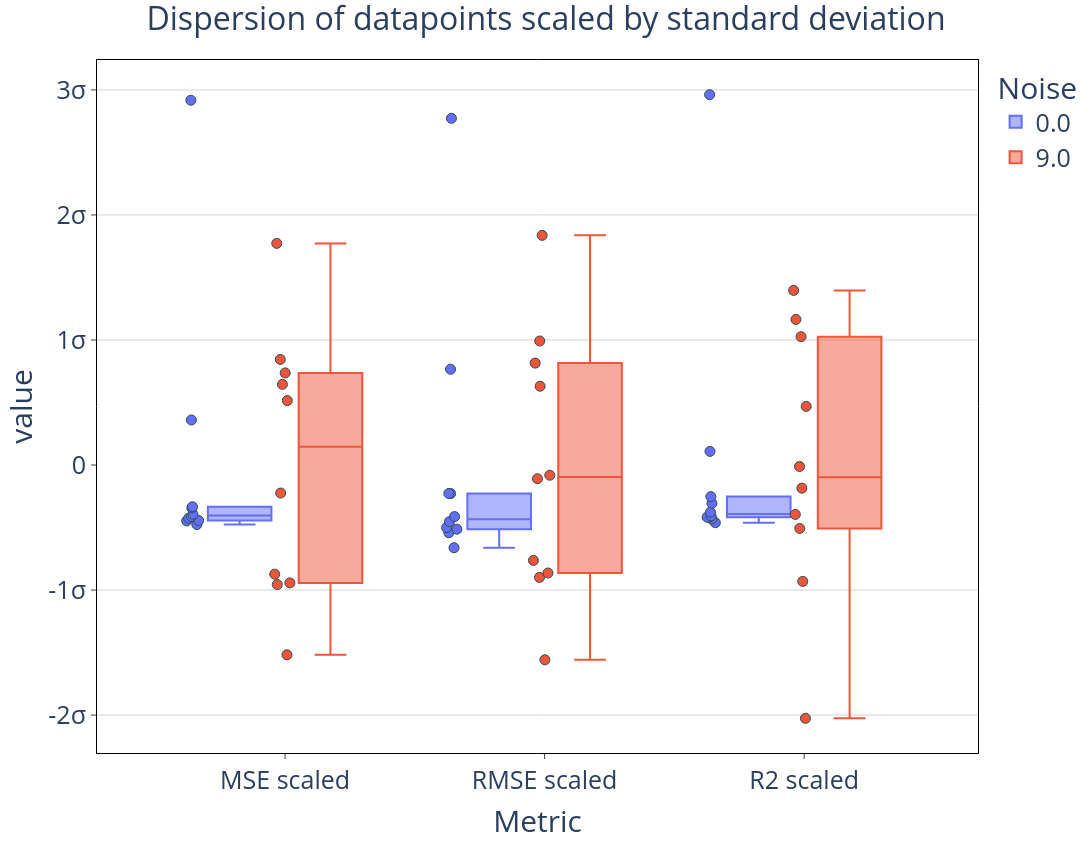

Notebook cell for this chart:
### Code cell
tick_values = [k for k in range(-3,4)]
tick_labels = ['0' if val == 0 else f'{val}σ' for val in tick_values]

fig = px.box(results_df,
       y = ['MSE scaled', 'RMSE scaled','R2 scaled'],
       points='all',
             color='Noise',
       height = 844,
       width = 1500,
            )
fig.update_traces(marker=dict(size=10, line=dict(width=1, color='DarkSlateGrey')),
                  selector=dict(type='box'))

fig.update_layout(
    title={
        'text': "Dispersion of datapoints scaled by standard deviation",
        'font': {'size': 32},
        'x' :0.5
    },
    font=dict(size=25),
    plot_bgcolor='white',
    paper_bgcolor='white'
)
fig.update_xaxes(
    mirror=True,
    ticks='outside',
    showline=True,
    linecolor='black',
    title_text='Metric',
)
fig.update_yaxes(
    mirror=True,
    ticks='outside',
    showline=True,
    linecolor='black',
    gridcolor='lightgrey',
    tickmode='array', # Explicitly set tickmode to 'array'
    tickvals=tick_values,
    ticktext=tick_labels,
)
fig.show()

### Figure 1 — Plotly figure (JSON) as saved in the notebook; plotly's stock layout.template omitted (floating-point values rounded to 4 significant figures)
{"data": [{"alignmentgroup": "True", "boxpoints": "all", "hovertemplate": "Noise=0.0<br>variable=%{x}<br>value=%{y}<extra></extra>", "legendgroup": "0.0", "marker": {"color": "#636efa", "line": {"color": "DarkSlateGrey", "width": 1}, "size": 10}, "name": "0.0", "notched": false, "offsetgroup": "0.0", "orientation": "v", "showlegend": true, "type": "box", "x": ["MSE scaled", "MSE scaled", "MSE scaled", "MSE scaled", "MSE scaled", "MSE scaled", "MSE scaled", "MSE scaled", "MSE scaled", "MSE scaled", "RMSE scaled", "RMSE scaled", "RMSE scaled", "RMSE scaled", "RMSE scaled", "RMSE scaled", "RMSE scaled", "RMSE scaled", "RMSE scaled", "RMSE scaled", "R2 scaled", "R2 scaled", "R2 scaled", "R2 scaled", "R2 scaled", "R2 scaled", "R2 scaled", "R2 scaled", "R2 scaled", "R2 scaled"], "x0": " ", "xaxis": "x", "y": [2.917, 0.3601, -0.344, -0.3341, -0.4436, -0.3942, -0.447, -0.4124, -0.4257, -0.4763, 2.773, 0.7664, -0.2287, -0.2278, -0.513, -0.4127, -0.5416, -0.4531, -0.5005, -0.6618, 2.962, 0.1091, -0.2528, -0.306, -0.3773, -0.4168, -0.4171, -0.4078, -0.4321, -0.4614], "y0": " ", "yaxis": "y"}, {"alignmentgroup": "True", "boxpoints": "all", "hovertemplate": "Noise=9.0<br>variable=%{x}<br>value=%{y}<extra></extra>", "legendgroup": "9.0", "marker": {"color": "#EF553B", "line": {"color": "DarkSlateGrey", "width": 1}, "size": 10}, "name": "9.0", "notched": false, "offsetgroup": "9.0", "orientation": "v", "showlegend": true, "type": "box", "x": ["MSE scaled", "MSE scaled", "MSE scaled", "MSE scaled", "MSE scaled", "MSE scaled", "MSE scaled", "MSE scaled", "MSE scaled", "MSE scaled", "RMSE scaled", "RMSE scaled", "RMSE scaled", "RMSE scaled", "RMSE scaled", "RMSE scaled", "RMSE scaled", "RMSE scaled", "RMSE scaled", "RMSE scaled", "R2 scaled", "R2 scaled", "R2 scaled", "R2 scaled", "R2 scaled", "R2 scaled", "R2 scaled", "R2 scaled", "R2 scaled", "R2 scaled"], "x0": " ", "xaxis": "x", "y": [0.6453, -0.9563, 1.773, -0.2241, -0.9428, 0.7365, 0.5153, -1.518, -0.8728, 0.8445, -0.08169, -0.8637, 1.837, -0.1097, -0.8986, 0.8152, 0.6302, -1.558, -0.7631, 0.9921, -2.026, -0.5074, -0.01156, 0.4689, -0.1851, 1.397, 1.026, -0.9309, -0.3952, 1.164], "y0": " ", "yaxis": "y"}], "layout": {"boxmode": "group", "font": {"size": 25}, "height": 844, "legend": {"title": {"text": "Noise"}, "tracegroupgap": 0}, "margin": {"t": 60}, "paper_bgcolor": "white", "plot_bgcolor": "white", "title": {"font": {"size": 32}, "text": "Dispersion of datapoints scaled by standard deviation", "x": 0.5}, "width": 1500, "xaxis": {"anchor": "y", "domain": [0, 1], "linecolor": "black", "mirror": true, "showline": true, "ticks": "outside", "title": {"text": "Metric"}}, "yaxis": {"anchor": "x", "domain": [0, 1], "gridcolor": "lightgrey", "linecolor": "black", "mirror": true, "showline": true, "tickmode": "array", "ticks": "outside", "ticktext": ["-3σ", "-2σ", "-1σ", "0", "1σ", "2σ", "3σ"], "tickvals": [-3, -2, -1, 0, 1, 2, 3], "title": {"text": "value"}}}}
